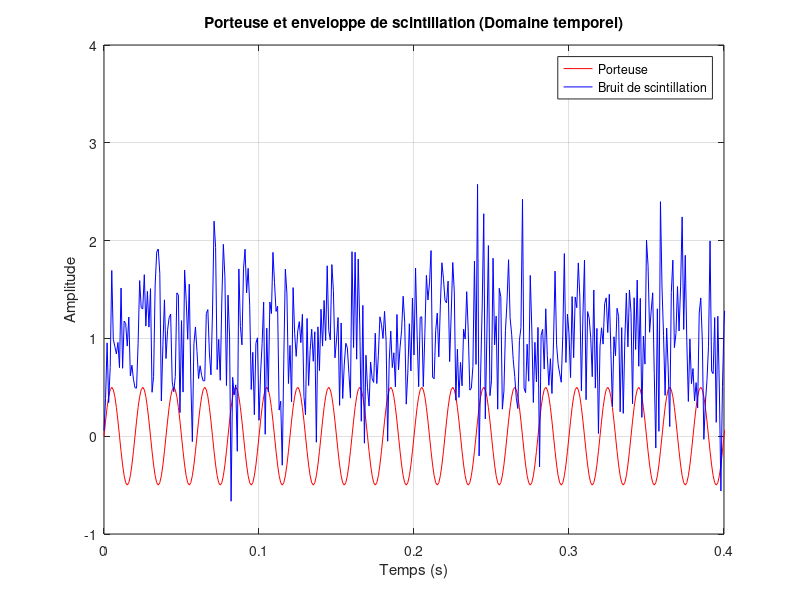
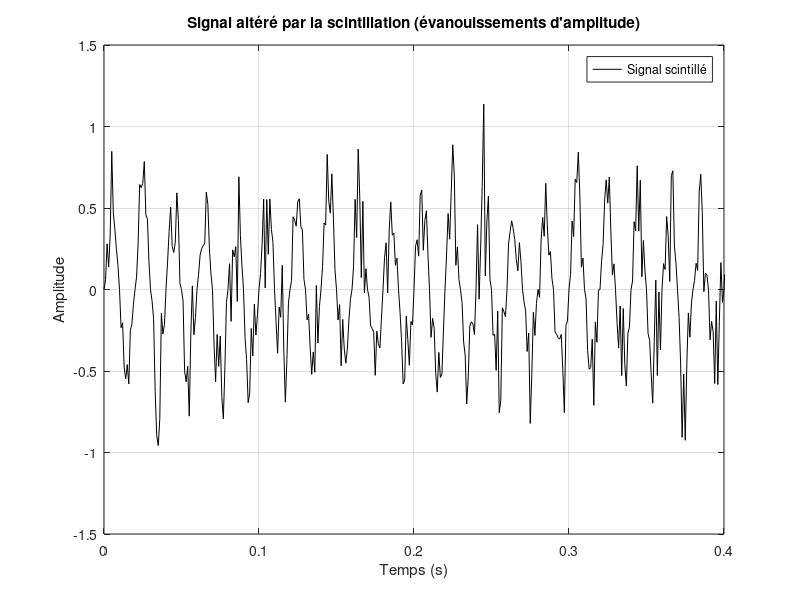
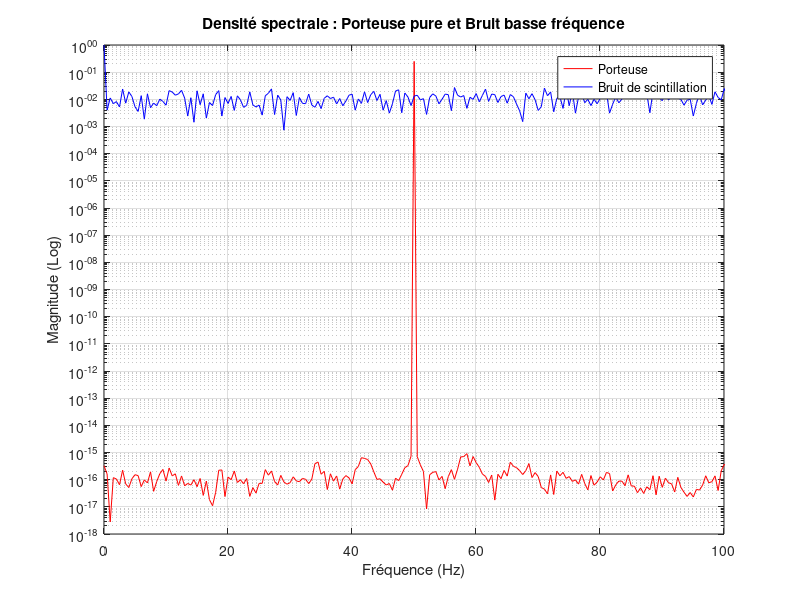
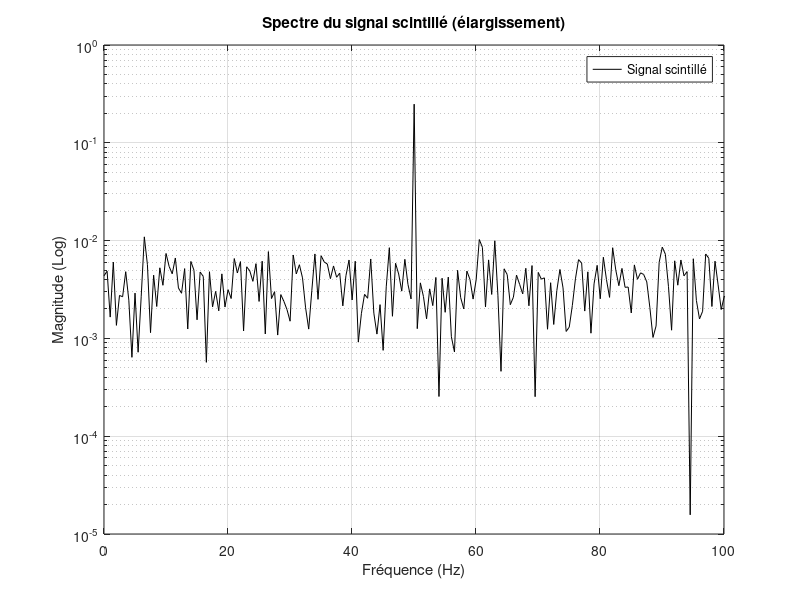

The MATLAB script that drew these images, in order:
clc; clear; close all;

function basebandSignal = genererBasebandBPSK(binarySequence, samplesPerSymbol)
    % Codage NRZ bipolaire (0-> -1, 1-> +1) avec suréchantillonnage
    % Construit le signal en bande de base avec maintien du symbole (mise en forme rectangulaire)
    numBits = length(binarySequence);
    basebandSignal = zeros(1, numBits * samplesPerSymbol);
    for i = 1:numBits
        idxStart = (i-1) * samplesPerSymbol + 1;
        idxEnd = i * samplesPerSymbol;
        if binarySequence(i) == 1
            basebandSignal(idxStart:idxEnd) = 1;
        else
            basebandSignal(idxStart:idxEnd) = -1;
        end
    end
end

function recoveredSequence = demodulerBPSK(receivedSignal, carrierSignal, filterB, filterA, numSymbols, samplesPerSymbol)
    % Démodulation cohérente:
    % 1. Multiplication par la porteuse locale
    % 2. Filtrage passe-bas pour éliminer la composante double-fréquence (2fc)
    % 3. Décision par échantillonnage au centre du symbole (point de stabilité maximale)
    demodulated = receivedSignal .* carrierSignal;
    filtered = filtfilt(filterB, filterA, demodulated); % Filtrage à phase nulle
    recoveredSequence = zeros(1, numSymbols);
    for k = 1:numSymbols
        samplePoint = round((k - 0.5) * samplesPerSymbol);
        if filtered(samplePoint) > 0
            recoveredSequence(k) = 1;
        else
            recoveredSequence(k) = 0;
        end
    end
end

function errorCount = compterErreursBinaires(originalBits, receivedBits)
    % Évaluation de la distance de Hamming entre l'émission et la réception
    errorCount = 0;
    for i = 1:length(originalBits)
        if originalBits(i) ~= receivedBits(i)
            errorCount = errorCount + 1;
        end
    end
end

% Filtre de réception et de mise en forme (Butterworth d'ordre 5)
% Fréquence de coupure normalisée de 0.1 adaptée à la largeur de bande du signal de base
[filterB, filterA] = butter(5, 0.1, 'low');

% Question 1 : Scintillation sur une porteuse
samplingFrequency = 1000;
signalDuration = 2;
carrierFrequency = 50;
carrierAmplitude = 0.5;
varianceScintillation = 0.3;

timeVector1 = 0:1/samplingFrequency:signalDuration-1/samplingFrequency;
numberOfSamples1 = length(timeVector1);

% Modélisation de la porteuse pure
carrierSignal1 = carrierAmplitude * sin(2 * pi * carrierFrequency * timeVector1);

% Bruit de scintillation (perturbation multiplicative basse fréquence)
% Le terme (1 + n_s(t)) modélise l'enveloppe fluctuante du canal (fading lent)
flickerNoise = 1 + sqrt(varianceScintillation) * randn(1, numberOfSamples1);
noisySignal1 = carrierSignal1 .* flickerNoise;

figure(1);
plot(timeVector1, carrierSignal1, 'r'); hold on;
plot(timeVector1, flickerNoise, 'b');
title('Porteuse et enveloppe de scintillation (Domaine temporel)');
xlabel('Temps (s)'); ylabel('Amplitude');
legend('Porteuse', 'Bruit de scintillation');
xlim([0 0.4]); grid on;

figure(2);
plot(timeVector1, noisySignal1, 'k');
title('Signal altéré par la scintillation (évanouissements d''amplitude)');
xlabel('Temps (s)'); ylabel('Amplitude');
legend('Signal scintillé');
xlim([0 0.4]); grid on;

% Analyse spectrale (FFT normalisée en amplitude)
% Mise en évidence du produit de convolution spectral (élargissement de la raie)
fftCarrier = fft(carrierSignal1) / numberOfSamples1;
fftFlicker = fft(flickerNoise) / numberOfSamples1;
fftNoisySignal = fft(noisySignal1) / numberOfSamples1;
frequencyAxis = linspace(0, samplingFrequency, numberOfSamples1);

figure(3);
semilogy(frequencyAxis, abs(fftCarrier), 'r'); hold on;
semilogy(frequencyAxis, abs(fftFlicker), 'b');
title('Densité spectrale : Porteuse pure et Bruit basse fréquence');
xlabel('Fréquence (Hz)'); ylabel('Magnitude (Log)');
legend('Porteuse', 'Bruit de scintillation');
xlim([0, 100]); grid on;

figure(4);
semilogy(frequencyAxis, abs(fftNoisySignal), 'k');
title('Spectre du signal scintillé (élargissement)');
xlabel('Fréquence (Hz)'); ylabel('Magnitude (Log)');
legend('Signal scintillé');
xlim([0, 100]); grid on;


% Question 2 : Modulation BPSK et canal AWGN
symbolDuration = 0.01;
numberOfSymbols = 30;
totalDuration2 = numberOfSymbols * symbolDuration;
carrierAmplitude2 = 1;
samplesPerSymbol = samplingFrequency * symbolDuration;
timeVector2 = 0:1/samplingFrequency:totalDuration2-1/samplingFrequency;

carrierSignal2 = carrierAmplitude2 * sin(2 * pi * carrierFrequency * timeVector2);

% Chaîne d'émission BPSK
binarySequence = randi([0 1], 1, numberOfSymbols);
basebandSignal = genererBasebandBPSK(binarySequence, samplesPerSymbol);
transmittedSignal = basebandSignal .* carrierSignal2;

% Canal de transmission : ajout exclusif d'un bruit blanc (AWGN)
SNR_dB = 3;
receivedSignal = awgn(transmittedSignal, SNR_dB, 'measured');

% Chaîne de réception
recoveredSequence = demodulerBPSK(receivedSignal, carrierSignal2, filterB, filterA, numberOfSymbols, samplesPerSymbol);

% Reformatage NRZ pour superposition visuelle des trames
binarySquare = genererBasebandBPSK(binarySequence, samplesPerSymbol);
recoveredSquare = genererBasebandBPSK(recoveredSequence, samplesPerSymbol);
binarySquare(binarySquare == -1) = 0;
recoveredSquare(recoveredSquare == -1) = 0;

figure(5);
plot(timeVector2, transmittedSignal + 3, 'b'); hold on;
plot(timeVector2, receivedSignal, 'r');
title('Transmission BPSK en canal AWGN (SNR = 3dB)');
xlabel('Temps (s)'); ylabel('Amplitude');
legend('Signal émis (offset +3)', 'Signal reçu bruité');
grid on;

figure(6);
plot(timeVector2, binarySquare + 1.5, 'b', 'LineWidth', 2); hold on;
plot(timeVector2, recoveredSquare, 'r', 'LineWidth', 2);
title('Comparaison de la trame source et de la décision');
xlabel('Temps (s)'); ylabel('Bit');
legend('Séquence originale (offset +1.5)', 'Séquence décodée');
ylim([-0.5 3]); grid on;


% Question 3 : Calcul du BER (Canal AWGN)
% Simulation de Monte-Carlo pour évaluer les performances statistiques
SNR_Range = -15:1;
numberOfTransmissions = 5; % Nombre de réalisations indépendantes du canal
numBitsBER = 1000; % Échantillon suffisant pour stabiliser la mesure du BER
symbolDurationBER = 0.1;
samplesPerSymbolBER = samplingFrequency * symbolDurationBER;
timeVectorBER = 0:1/samplingFrequency:(numBitsBER * symbolDurationBER) - 1/samplingFrequency;
carrierSignalBER = carrierAmplitude2 * sin(2 * pi * carrierFrequency * timeVectorBER);
BER_AWGN = zeros(numberOfTransmissions, length(SNR_Range));

for trans = 1:numberOfTransmissions
    bitsTransmitted = randi([0 1], 1, numBitsBER);
    signalBaseband = genererBasebandBPSK(bitsTransmitted, samplesPerSymbolBER);
    signalModulated = signalBaseband .* carrierSignalBER;
    
    for s = 1:length(SNR_Range)
        currentSNR = SNR_Range(s);
        signalReceived = awgn(signalModulated, currentSNR, 'measured');
        bitsRecovered = demodulerBPSK(signalReceived, carrierSignalBER, filterB, filterA, numBitsBER, samplesPerSymbolBER);
        errors = compterErreursBinaires(bitsTransmitted, bitsRecovered);
        % Ajout d'un epsilon (1e-6) pour éviter log(0) sur les graphiques si BER = 0
        BER_AWGN(trans, s) = (errors / numBitsBER) + 1e-6;
    end
end

figure(7);
semilogy(SNR_Range, BER_AWGN', 'o-', 'LineWidth', 1.2);
grid on;
title('Chute caractéristique du BER en canal AWGN (Modulation BPSK)');
xlabel('SNR (dB)'); ylabel('Bit Error Rate (BER)');
legend('Trame 1', 'Trame 2', 'Trame 3', 'Trame 4', 'Trame 5');


% Question 4 : Influence de la variance de scintillation
% Cette section évalue l'impact critique des évanouissements profonds (deep fades)

% 4.1. Visualisation temporelle des rafales d'erreurs potentielles
fixedVarianceVisu = 0.5;
numberOfSymbolsVisu = 15;
samplesPerSymbolVisu = samplesPerSymbol;
timeVectorVisu = 0:1/samplingFrequency:(numberOfSymbolsVisu * symbolDuration) - 1/samplingFrequency;
carrierSignalVisu = carrierAmplitude2 * sin(2 * pi * carrierFrequency * timeVectorVisu);

bitsVisualisation = randi([0 1], 1, numberOfSymbolsVisu);
signalBasebandVisu = genererBasebandBPSK(bitsVisualisation, samplesPerSymbolVisu);
signalEmittedVisu = signalBasebandVisu .* carrierSignalVisu;

% Le canal est ici purement multiplicatif (pas de bruit AWGN additif)
bruitScintillationVisu = 1 + sqrt(fixedVarianceVisu) * randn(1, length(timeVectorVisu));
signalReceivedVisu = signalEmittedVisu .* bruitScintillationVisu;

figure(8);
plot(timeVectorVisu, signalEmittedVisu + 3, 'b', 'LineWidth', 1.2); hold on;
plot(timeVectorVisu, signalReceivedVisu, 'r'); hold off;
title(['Altération par scintillation (Fading \sigma^2 = ' num2str(fixedVarianceVisu) ')']);
xlabel('Temps (s)'); ylabel('Amplitude');
legend('Signal émis propre (offset +3)', 'Signal reçu scintillé');
grid on;

% 4.2. Caractéristique du BER vs Variance du fading
varianceRange = logspace(-0.5, 0.3, 20);
BER_Scintillation = zeros(numberOfTransmissions, length(varianceRange));

for trans = 1:numberOfTransmissions
    bitsTransmitted = randi([0 1], 1, numBitsBER);
    signalBaseband = genererBasebandBPSK(bitsTransmitted, samplesPerSymbolBER);
    signalModulated = signalBaseband .* carrierSignalBER;
    
    for v = 1:length(varianceRange)
        currentVariance = varianceRange(v);
        flickerEffect = 1 + sqrt(currentVariance) * randn(1, length(timeVectorBER));
        signalReceived = signalModulated .* flickerEffect;
        bitsRecovered = demodulerBPSK(signalReceived, carrierSignalBER, filterB, filterA, numBitsBER, samplesPerSymbolBER);
        errors = compterErreursBinaires(bitsTransmitted, bitsRecovered);
        BER_Scintillation(trans, v) = (errors / numBitsBER) + 1e-9;
    end
end

figure(9);
loglog(varianceRange, BER_Scintillation', 'x-', 'LineWidth', 1.2);
grid on;
title('Dégradation du BER en présence de fading multiplicatif');
xlabel('Variance de la scintillation (\sigma^2)'); ylabel('Bit Error Rate (BER)');
legend('Trame 1', 'Trame 2', 'Trame 3', 'Trame 4', 'Trame 5', 'Location', 'northwest');
